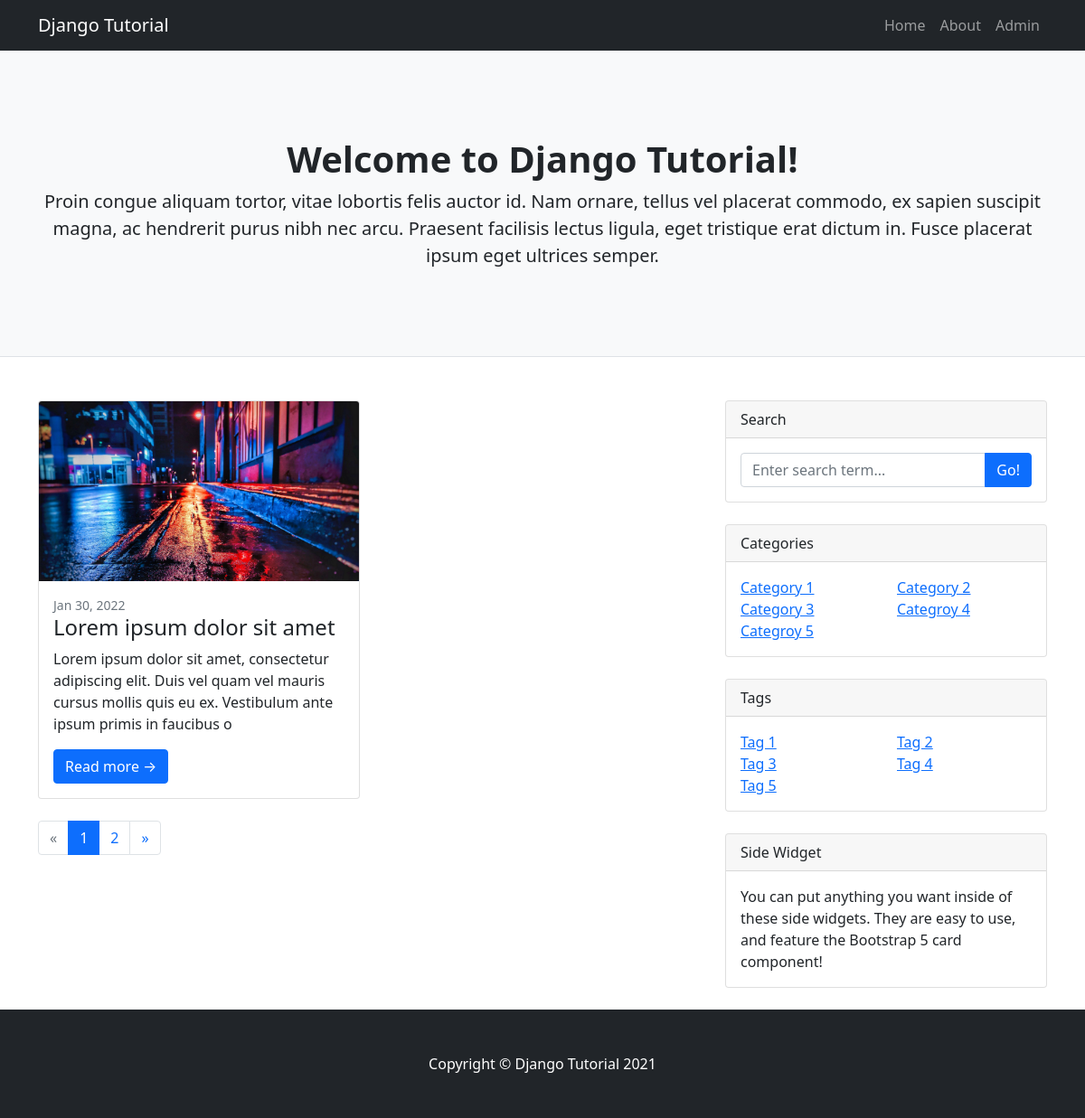
The page / on the database its author committed.
### blog/models.py (models this page shows, shortened)
class Site(models.Model):
    name = models.CharField(max_length=200)
    description = models.TextField()
    logo = models.ImageField(upload_to='logo/')

class Post(models.Model):
    title = models.CharField(max_length=200)
    slug = models.SlugField()
    content = RichTextField()
    featured_image = models.ImageField(upload_to='images/')
    is_published = models.BooleanField(default=False)
    created_at = models.DateField(auto_now=True)
    category = models.ForeignKey(Category, on_delete=models.CASCADE)
    tag = models.ManyToManyField(Tag)
    user = models.ForeignKey(settings.AUTH_USER_MODEL,
                             on_delete=models.CASCADE)

class Category(models.Model):
    name = models.CharField(max_length=200)
    slug = models.SlugField()
    description = models.TextField()
    class Meta:
        verbose_name_plural = "categories"

class Tag(models.Model):
    name = models.CharField(max_length=200)
    slug = models.SlugField()
    description = models.TextField()

### blog/views.py (the view)
# urls.py: 2. Add a URL to urlpatterns:  path('', views.home, name='home')
def home(request):
    site = Site.objects.first()
    categories = Category.objects.all()
    tags = Tag.objects.all()
    page = request.GET.get('page', '')  # Get the current page number
    posts = Post.objects.all().filter(is_published=True)
    paginator = Paginator(posts, 1)  # Showing 1 post for every page
    try:
        posts = paginator.page(page)
    except PageNotAnInteger:
        posts = paginator.page(1)
    except EmptyPage:
        posts = paginator.page(paginator.num_pages)
    return render(request, 'home.html', {
        'site': site,
        'posts': posts,
        'categories': categories,
        'tags': tags,
    })

### templates/home.html (shortened to what this page needs)
{% extends 'layout.html' %}
{% block header %}
<header class="py-5 bg-light border-bottom mb-4">
    <div class="container">
        <div class="text-center my-5">
            <h1 class="fw-bolder">Welcome to {{ site.name }}!</h1>
            <p class="lead mb-0">{{ site.description }}</p>
        </div>
    </div>
</header>
{% endblock header %}
{% block content %}
    {% include 'vendor/post-list.html' %}
    {% include 'vendor/sidebar.html' %}
{% endblock content %}

### templates/layout.html (shortened to what this page needs)
<!DOCTYPE html>
<html lang="en">
<head>
  <link href="https://cdn.jsdelivr.net/npm/bootstrap@5.1.3/dist/css/bootstrap.min.css" rel="stylesheet"
 />
  {% load static %}
  <link href="{% static "css/style.css" %}" rel="stylesheet">
</head>
<body>
  <nav class="navbar navbar-expand-lg navbar-dark bg-dark">
    <div class="container">
      <a class="navbar-brand" href="/">{{ site.name }}</a>
      <div class="collapse navbar-collapse" id="navbarSupportedContent">
        <ul class="navbar-nav ms-auto mb-2 mb-lg-0">
          <li class="nav-item"><a class="nav-link" href="/">Home</a></li>
          <li class="nav-item"><a class="nav-link" href="#">About</a></li>
          <li class="nav-item">
            <a class="nav-link" href="/admin">Admin</a>
          </li>
        </ul>
      </div>
    </div>
  </nav>
  {% block header %}{% endblock header %}
  <div class="container mt-5">
    <div class="row">{% block content %}{% endblock content %}</div>
  </div>
  <footer class="py-5 bg-dark">
    <div class="container">
      <p class="m-0 text-center text-white">
        Copyright &copy; {{ site.name }} 2021
      </p>
    </div>
  </footer>
</body>
</html>

### templates/vendor/post-list.html
<div class="col-lg-8">
    <div class="row">
        {% for post in posts %}
            <div class="col-md-6">
                <div class="card mb-4 px-md-0">
                    <a href="{% url 'post' post.slug %}"><img class="card-img-top"
                            src="{{ post.featured_image.url }}" alt="..." /></a>
                    <div class="card-body">
                        <div class="small text-muted">{{ post.created_at|date:"M d, Y" }}
                        </div>
                        <h2 class="card-title h4">{{ post.title }}</h2>
                        <p class="card-text">{{ post.content|striptags|slice:150 }}</p>
                        <a class="btn btn-primary" href="{% url 'post' post.slug %}">Read more
                            →</a>
                    </div>
                </div>
            </div>
        {% endfor %}
    </div>
    {% if posts.has_other_pages %}
        <ul class="pagination">
            {% if posts.has_previous %}
                <li class="page-item"><a class="page-link" href="?page={{ posts.previous_page_number }}">&laquo;</a></li>
            {% else %}
                <li class="page-item disabled"><span class="page-link">&laquo;</span></li>
            {% endif %}
            {% for i in posts.paginator.page_range %}
                {% if posts.number == i %}
                    <li class="page-item active"><span class="page-link">{{ i }}</span></li>
                {% else %}
                    <li class="page-item"><a class="page-link" href="?page={{ i }}">{{ i }}</a></li>
                {% endif %}
            {% endfor %}
            {% if posts.has_next %}
                <li class="page-item"><a class="page-link" href="?page={{ posts.next_page_number }}">&raquo;</a></li>
            {% else %}
                <li class="page-item disabled"><span class="page-link">&raquo;</span></li>
            {% endif %}
        </ul>
    {% endif %}
</div>

### templates/vendor/sidebar.html (shortened to what this page needs)
<div class="col-lg-4">
    <div class="card mb-4">
        <div class="card-header">Search</div>
        <form class="card-body" action="{% url 'search' %}" method="POST" role="search">
            <div class="input-group">
                <input class="form-control" type="text" placeholder="Enter search term..."
                    aria-label="Enter search term..." aria-describedby="button-search" name="q" />
                <button class="btn btn-primary" id="button-search" type="submit">Go!</button>
            </div>
        </form>
    </div>
    <div class="card mb-4">
        <div class="card-header">Categories</div>
        <div class="card-body">
            <ul class="list-unstyled mb-0 row">
                {% for category in categories %}
                    <li class="col-sm-6"><a
                            href="{% url 'category' category.slug %}">{{ category.name }}</a>
                    </li>
                {% endfor %}
            </ul>
        </div>
    </div>
    <div class="card mb-4">
        <div class="card-header">Tags</div>
        <div class="card-body">
            <ul class="list-unstyled mb-0 row">
                {% for tag in tags %}
                    <li class="col-sm-6"><a
                            href="{% url 'tag' tag.slug %}">{{ tag.name }}</a>
                    </li>
                {% endfor %}
            </ul>
        </div>
    </div>
    <div class="card mb-4">
        <div class="card-header">Side Widget</div>
        <div class="card-body">You can put anything you want inside of these side widgets. They are easy to
            use, and feature the Bootstrap 5 card component!</div>
    </div>
</div>

### rows shown on the page
Site: name "Django Tutorial", description "Proin congue aliquam tortor, vitae lobortis felis auctor id. Nam ornare, tellus vel placerat commodo, ex sapien suscipit magna, ac hendrerit purus nibh nec arcu. Praesent facilisis lectus ligula, eget tristique erat dictum in. Fusce placerat ipsum eget ultrices semper."
Post: featured_image (picture), created_at "Jan 30, 2022", title "Lorem ipsum dolor sit amet", content "Lorem ipsum dolor sit amet, consectetur adipiscing elit. Duis vel quam vel mauris cursus mollis quis eu ex. Vestibulum ante ipsum primis in faucibus o"
Category: name "Category 1"
Category: name "Category 2"
Category: name "Category 3"
Category: name "Categroy 4"
Category: name "Categroy 5"
Tag: name "Tag 1"
Tag: name "Tag 2"
Tag: name "Tag 3"
Tag: name "Tag 4"
Tag: name "Tag 5"

### other values the page prints
{{ i }} "1"
{{ i }} "2"
